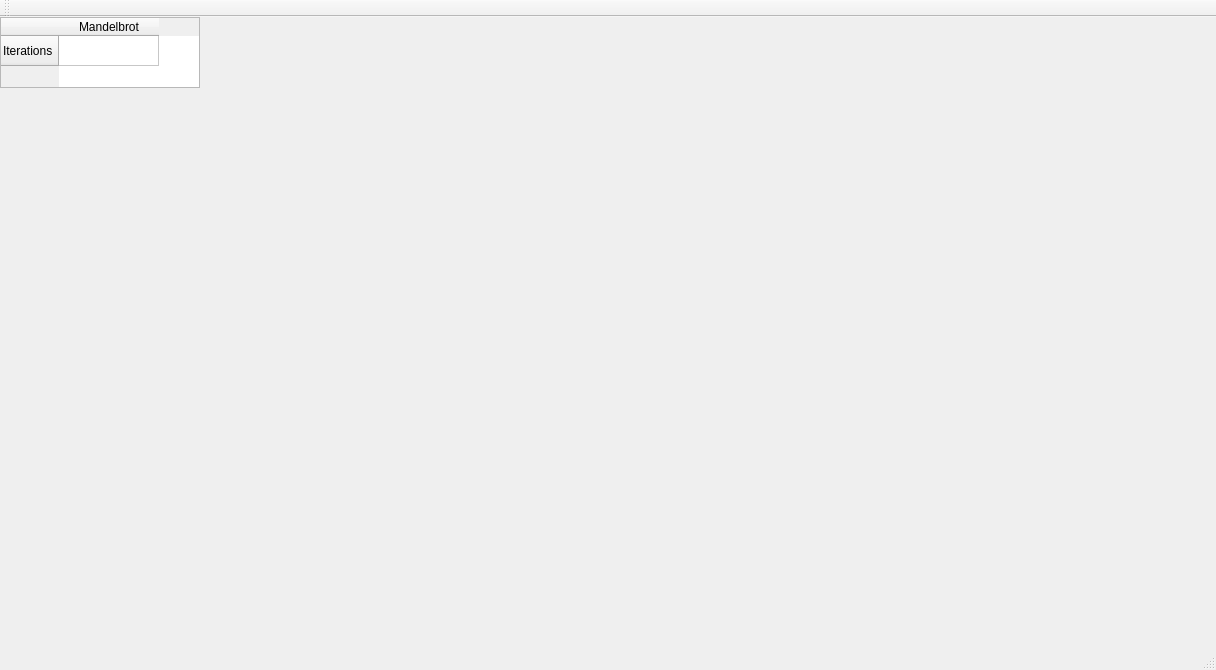
<?xml version="1.0" encoding="UTF-8"?>
<ui version="4.0">
 <class>MainWindow</class>
 <widget class="QMainWindow" name="MainWindow">
  <property name="geometry">
   <rect>
    <x>0</x>
    <y>0</y>
    <width>1216</width>
    <height>670</height>
   </rect>
  </property>
  <property name="windowTitle">
   <string>MainWindow</string>
  </property>
  <widget class="QWidget" name="centralWidget">
   <widget class="QWidget" name="GraphicsView" native="true">
    <property name="geometry">
     <rect>
      <x>200</x>
      <y>0</y>
      <width>601</width>
      <height>631</height>
     </rect>
    </property>
   </widget>
   <widget class="QTableWidget" name="tableWidget">
    <property name="geometry">
     <rect>
      <x>0</x>
      <y>0</y>
      <width>200</width>
      <height>71</height>
     </rect>
    </property>
    <row>
     <property name="text">
      <string>Iterations</string>
     </property>
    </row>
    <column>
     <property name="text">
      <string>Mandelbrot</string>
     </property>
    </column>
   </widget>
  </widget>
  <widget class="QMenuBar" name="menuBar">
   <property name="geometry">
    <rect>
     <x>0</x>
     <y>0</y>
     <width>1216</width>
     <height>26</height>
    </rect>
   </property>
  </widget>
  <widget class="QToolBar" name="mainToolBar">
   <attribute name="toolBarArea">
    <enum>TopToolBarArea</enum>
   </attribute>
   <attribute name="toolBarBreak">
    <bool>false</bool>
   </attribute>
  </widget>
  <widget class="QStatusBar" name="statusBar"/>
 </widget>
 <layoutdefault spacing="6" margin="11"/>
 <resources/>
 <connections/>
</ui>
